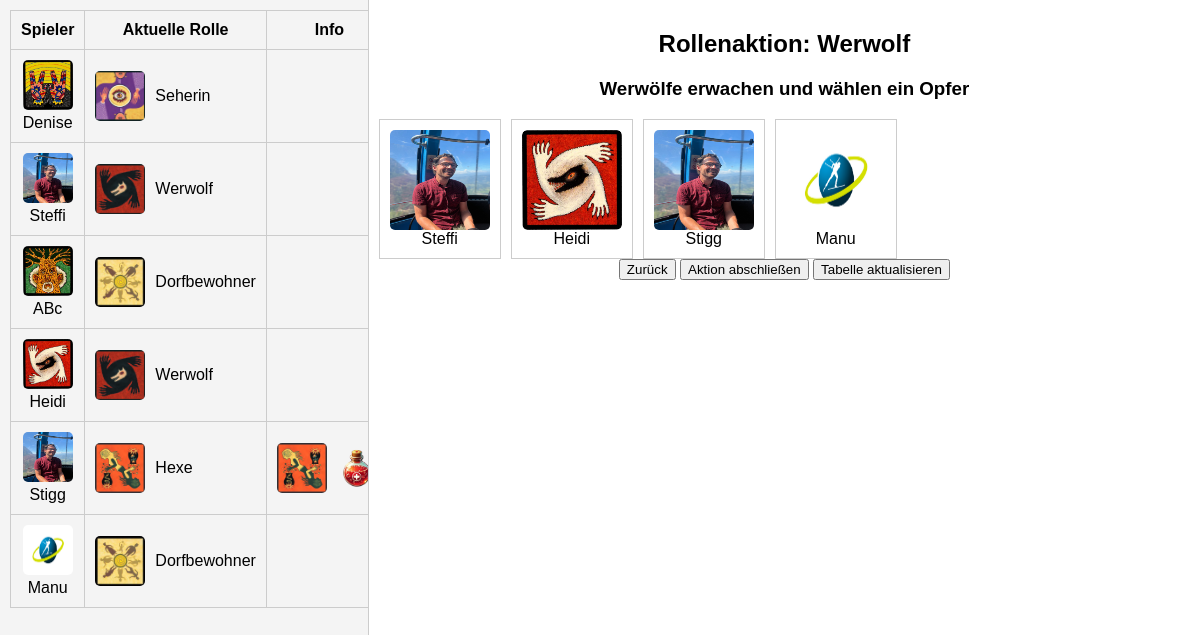
Screenshot of /night1 with the database file from the repository.
### tables this page shows
CREATE TABLE "players" (
	"id"	INTEGER,
	"name"	TEXT NOT NULL UNIQUE,
	"image"	TEXT,
	"role"	TEXT,
	"status"	TEXT, in_love BOOLEAN DEFAULT FALSE, witch_heal INTEGER DEFAULT NULL, witch_poison INTEGER DEFAULT NULL,
	PRIMARY KEY("id" AUTOINCREMENT)
);

### app.py (the view)
@app.route('/night1')
def night1():
    players = get_players_with_roles()
    with get_db_connection() as conn:
        thief_player = conn.execute("""
            SELECT id FROM players WHERE role = 'Dieb' LIMIT 1
        """).fetchone()
        thief_player_id = thief_player["id"] if thief_player else None
    return render_template('night1.html', players=players, thief_player_id=thief_player_id or 'null')

### app.py (called while the page is built)
def get_db_connection():
    conn = sqlite3.connect('players.db', timeout=10)  # 🔥 Timeout von 10 Sekunden setzen
    conn.row_factory = sqlite3.Row
    return conn

### templates/night1.html (shortened to what this page needs)
<!DOCTYPE html>
<html lang="en">
<head>
</head>
<body>
    <div class="left-panel">
        <table id="playersTable">
            <thead>
                <tr>
                    <th>Spieler</th>
                    <th>Aktuelle Rolle</th>
                    <th>Info</th>
                </tr>
            </thead>
            <tbody>
                {% for player in players %}
                <tr>
                    <td>
                        <div style="position: relative; display: inline-block;">
                            <img src="{{ player.image }}" alt="{{ player.name }}" width="150">
                            <span>{{ player.name }}</span>
                        </div>
                    </td>
                    <td>
                        <div>
                            <img src="/static/rollen/{{ player.current_role | lower | replace(' ', '_') }}.png"
                                 alt="{{ player.current_role }}" width="50">
                            <span>{{ player.current_role or 'Keine Rolle' }}</span>
                        </div>
                    </td>
                    <td>
                        <div style="display: flex; align-items: center; gap: 5px;">
                            {% if player.original_role_image %}
                                <img src="{{ player.original_role_image }}" alt="{{ player.original_role }}" width="30">
                            {% endif %}
                            {% if player.witch_heal and player.witch_heal|int == 1 %}
                                <img src="/static/icons/heal.png" alt="Heiltrank verfügbar" width="30">
                            {% endif %}
                        </div>
                    </td>
                </tr>
                {% endfor %}
            </tbody>
        </table>
    </div>
    <div class="right-panel">
        <div id="interactivePhase" class="interactive-phase">
            <h2 id="roleTitle">Rollenaktion</h2>
            <div id="roleContent">
            </div>
            <div>
                <button onclick="previousAction()">Zurück</button>
                <button onclick="completeAction()">Aktion abschließen</button>
                <button onclick="updatePlayerTable()">Tabelle aktualisieren</button>
            </div>
        </div>
    </div>
</body>
</html>

### templates/night1.html (style rules this page uses)
body { font-family: Arial, sans-serif; margin: 0; display: flex; }
.left-panel, .right-panel { height: 100vh; overflow-y: auto; }
.left-panel { width: 30%; background-color: #f4f4f4; border-right: 1px solid #ccc; padding: 10px; }
.right-panel { width: 70%; padding: 10px; }
table { width: 100%; border-collapse: collapse; }
th, td { border: 1px solid #ccc; padding: 10px; text-align: center; }
th { background-color: #f4f4f4; }
img { width: 50px; height: 50px; border-radius: 5px; }
.interactive-phase { display: none; text-align: center; margin-top: 20px; }
.interactive-phase.active { display: block; }
td div { display: flex; align-items: center; gap: 10px; }
td div img { border-radius: 5px; }

### rows the page displays
players: image (picture), name "Denise", shows a picture, role "Seherin"
players: image (picture), name "Steffi", role "Werwolf"
players: image (picture), name "ABc", role "Dorfbewohner"
players: image (picture), name "Heidi", role "Werwolf"
players: image (picture), name "Stigg", shows a picture, role "Hexe", witch_heal 1 (drawn)
players: image (picture), name "Manu", role "Dorfbewohner"
